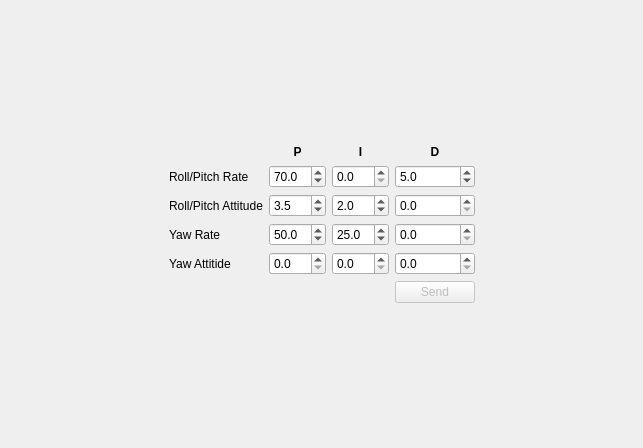
<?xml version="1.0" encoding="UTF-8"?>
<ui version="4.0">
 <class>Form</class>
 <widget class="QWidget" name="Form">
  <property name="geometry">
   <rect>
    <x>0</x>
    <y>0</y>
    <width>643</width>
    <height>448</height>
   </rect>
  </property>
  <property name="windowTitle">
   <string>Form</string>
  </property>
  <layout class="QGridLayout" name="gridLayout">
   <item row="1" column="1">
    <layout class="QGridLayout" name="gridLayout_8">
     <property name="horizontalSpacing">
      <number>6</number>
     </property>
     <item row="0" column="2">
      <widget class="QLabel" name="label_29">
       <property name="font">
        <font>
         <weight>75</weight>
         <bold>true</bold>
        </font>
       </property>
       <property name="text">
        <string>I</string>
       </property>
       <property name="alignment">
        <set>Qt::AlignCenter</set>
       </property>
      </widget>
     </item>
     <item row="1" column="0">
      <widget class="QLabel" name="label_25">
       <property name="text">
        <string>Roll/Pitch Rate</string>
       </property>
      </widget>
     </item>
     <item row="0" column="3">
      <widget class="QLabel" name="label_30">
       <property name="font">
        <font>
         <weight>75</weight>
         <bold>true</bold>
        </font>
       </property>
       <property name="text">
        <string>D</string>
       </property>
       <property name="alignment">
        <set>Qt::AlignCenter</set>
       </property>
      </widget>
     </item>
     <item row="3" column="0">
      <widget class="QLabel" name="label_27">
       <property name="text">
        <string>Yaw Rate</string>
       </property>
      </widget>
     </item>
     <item row="0" column="1">
      <widget class="QLabel" name="label_28">
       <property name="font">
        <font>
         <weight>75</weight>
         <bold>true</bold>
        </font>
       </property>
       <property name="text">
        <string>P</string>
       </property>
       <property name="alignment">
        <set>Qt::AlignCenter</set>
       </property>
      </widget>
     </item>
     <item row="2" column="0">
      <widget class="QLabel" name="label">
       <property name="text">
        <string>Roll/Pitch Attitude</string>
       </property>
      </widget>
     </item>
     <item row="4" column="0">
      <widget class="QLabel" name="label_2">
       <property name="text">
        <string>Yaw Attitide</string>
       </property>
      </widget>
     </item>
     <item row="2" column="1">
      <widget class="QDoubleSpinBox" name="apRP">
       <property name="decimals">
        <number>1</number>
       </property>
       <property name="singleStep">
        <double>0.100000000000000</double>
       </property>
       <property name="value">
        <double>3.500000000000000</double>
       </property>
      </widget>
     </item>
     <item row="2" column="2">
      <widget class="QDoubleSpinBox" name="aiRP">
       <property name="decimals">
        <number>1</number>
       </property>
       <property name="singleStep">
        <double>0.100000000000000</double>
       </property>
       <property name="value">
        <double>2.000000000000000</double>
       </property>
      </widget>
     </item>
     <item row="2" column="3">
      <widget class="QDoubleSpinBox" name="adRP">
       <property name="decimals">
        <number>1</number>
       </property>
       <property name="singleStep">
        <double>0.100000000000000</double>
       </property>
      </widget>
     </item>
     <item row="4" column="1">
      <widget class="QDoubleSpinBox" name="apYaw">
       <property name="decimals">
        <number>1</number>
       </property>
       <property name="singleStep">
        <double>0.100000000000000</double>
       </property>
       <property name="value">
        <double>0.000000000000000</double>
       </property>
      </widget>
     </item>
     <item row="4" column="2">
      <widget class="QDoubleSpinBox" name="aiYaw">
       <property name="decimals">
        <number>1</number>
       </property>
       <property name="singleStep">
        <double>0.100000000000000</double>
       </property>
      </widget>
     </item>
     <item row="1" column="2">
      <widget class="QDoubleSpinBox" name="riRP">
       <property name="decimals">
        <number>1</number>
       </property>
       <property name="maximum">
        <double>50.000000000000000</double>
       </property>
       <property name="singleStep">
        <double>1.000000000000000</double>
       </property>
       <property name="value">
        <double>0.000000000000000</double>
       </property>
      </widget>
     </item>
     <item row="4" column="3">
      <widget class="QDoubleSpinBox" name="adYaw">
       <property name="decimals">
        <number>1</number>
       </property>
       <property name="singleStep">
        <double>0.100000000000000</double>
       </property>
      </widget>
     </item>
     <item row="1" column="1">
      <widget class="QDoubleSpinBox" name="rpRP">
       <property name="decimals">
        <number>1</number>
       </property>
       <property name="maximum">
        <double>500.000000000000000</double>
       </property>
       <property name="singleStep">
        <double>1.000000000000000</double>
       </property>
       <property name="value">
        <double>70.000000000000000</double>
       </property>
      </widget>
     </item>
     <item row="3" column="2">
      <widget class="QDoubleSpinBox" name="riYaw">
       <property name="decimals">
        <number>1</number>
       </property>
       <property name="maximum">
        <double>500.000000000000000</double>
       </property>
       <property name="singleStep">
        <double>1.000000000000000</double>
       </property>
       <property name="value">
        <double>25.000000000000000</double>
       </property>
      </widget>
     </item>
     <item row="1" column="3">
      <widget class="QDoubleSpinBox" name="rdRP">
       <property name="decimals">
        <number>1</number>
       </property>
       <property name="maximum">
        <double>500.000000000000000</double>
       </property>
       <property name="singleStep">
        <double>1.000000000000000</double>
       </property>
       <property name="value">
        <double>5.000000000000000</double>
       </property>
      </widget>
     </item>
     <item row="3" column="1">
      <widget class="QDoubleSpinBox" name="rpYaw">
       <property name="decimals">
        <number>1</number>
       </property>
       <property name="maximum">
        <double>500.000000000000000</double>
       </property>
       <property name="singleStep">
        <double>1.000000000000000</double>
       </property>
       <property name="value">
        <double>50.000000000000000</double>
       </property>
      </widget>
     </item>
     <item row="3" column="3">
      <widget class="QDoubleSpinBox" name="rdYaw">
       <property name="decimals">
        <number>1</number>
       </property>
       <property name="maximum">
        <double>500.000000000000000</double>
       </property>
       <property name="singleStep">
        <double>1.000000000000000</double>
       </property>
      </widget>
     </item>
     <item row="5" column="3">
      <widget class="QPushButton" name="sendPID">
       <property name="enabled">
        <bool>false</bool>
       </property>
       <property name="text">
        <string>Send</string>
       </property>
      </widget>
     </item>
    </layout>
   </item>
   <item row="2" column="1">
    <spacer name="verticalSpacer">
     <property name="orientation">
      <enum>Qt::Vertical</enum>
     </property>
     <property name="sizeHint" stdset="0">
      <size>
       <width>20</width>
       <height>40</height>
      </size>
     </property>
    </spacer>
   </item>
   <item row="1" column="2">
    <spacer name="horizontalSpacer">
     <property name="orientation">
      <enum>Qt::Horizontal</enum>
     </property>
     <property name="sizeHint" stdset="0">
      <size>
       <width>40</width>
       <height>20</height>
      </size>
     </property>
    </spacer>
   </item>
   <item row="1" column="0">
    <spacer name="horizontalSpacer_2">
     <property name="orientation">
      <enum>Qt::Horizontal</enum>
     </property>
     <property name="sizeHint" stdset="0">
      <size>
       <width>40</width>
       <height>20</height>
      </size>
     </property>
    </spacer>
   </item>
   <item row="0" column="1">
    <spacer name="verticalSpacer_2">
     <property name="orientation">
      <enum>Qt::Vertical</enum>
     </property>
     <property name="sizeHint" stdset="0">
      <size>
       <width>20</width>
       <height>40</height>
      </size>
     </property>
    </spacer>
   </item>
  </layout>
 </widget>
 <resources/>
 <connections/>
</ui>
